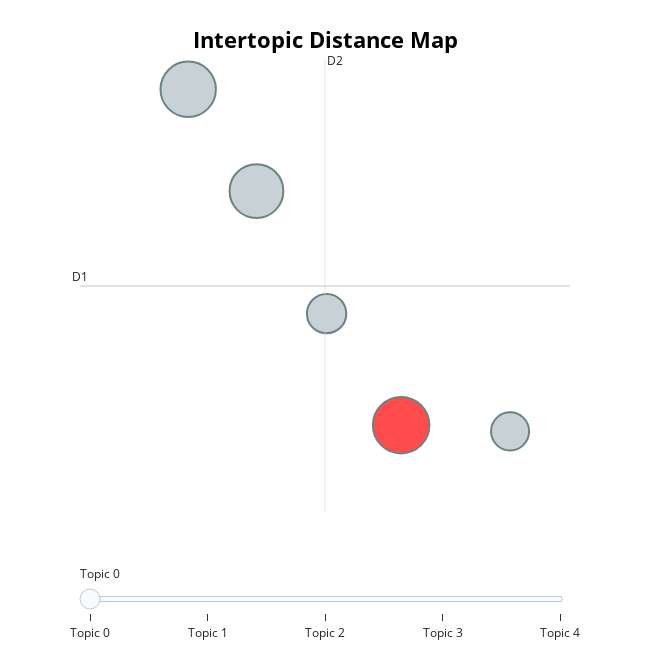

Notebook cell for this chart:
### Code cell
bert_model.visualize_topics()

### Figure 1 — Plotly figure (JSON) as saved in the notebook; plotly's stock layout.template omitted (floating-point values rounded to 4 significant figures)
{"data": [{"customdata": [[0, "wind | farm | wind farm | offshore | offshore wind", 368], [1, "rise | index | dax index | dax | fall", 353], [2, "report | net | profit | outlook | earnings", 333], [3, "dea | gas | egypt | field | production", 178], [4, "patent | method | charge | inventor | german inventor", 167]], "hovertemplate": "<b>Topic %{customdata[0]}</b><br>Words: %{customdata[1]}<br>Size: %{customdata[2]}", "legendgroup": "", "marker": {"color": ["red", "#B0BEC5", "#B0BEC5", "#B0BEC5", "#B0BEC5"], "line": {"color": "DarkSlateGrey", "width": 2}, "size": [368, 353, 333, 178, 167], "sizemode": "area", "sizeref": 0.23, "symbol": "circle"}, "mode": "markers", "name": "", "orientation": "v", "showlegend": false, "type": "scatter", "x": [-3.528, -5.006, -4.532, -4.045, -2.772], "xaxis": "x", "y": [-2.883, -1.061, -1.613, -2.278, -2.917], "yaxis": "y"}], "layout": {"annotations": [{"showarrow": false, "text": "D1", "x": -5.756, "y": -2.128, "yshift": 10}, {"showarrow": false, "text": "D2", "x": -4.056, "xshift": 10, "y": -0.9015}], "height": 650, "hoverlabel": {"bgcolor": "white", "font": {"family": "Rockwell", "size": 16}}, "legend": {"itemsizing": "constant", "tracegroupgap": 0}, "margin": {"t": 60}, "shapes": [{"line": {"color": "#CFD8DC", "width": 2}, "type": "line", "x0": -4.056, "x1": -4.056, "y0": -3.354, "y1": -0.9015}, {"line": {"color": "#9E9E9E", "width": 2}, "type": "line", "x0": -5.756, "x1": -2.356, "y0": -2.128, "y1": -2.128}], "sliders": [{"active": 0, "pad": {"t": 50}, "steps": [{"args": [{"marker.color": [["red", "#B0BEC5", "#B0BEC5", "#B0BEC5", "#B0BEC5"]]}], "label": "Topic 0", "method": "update"}, {"args": [{"marker.color": [["#B0BEC5", "red", "#B0BEC5", "#B0BEC5", "#B0BEC5"]]}], "label": "Topic 1", "method": "update"}, {"args": [{"marker.color": [["#B0BEC5", "#B0BEC5", "red", "#B0BEC5", "#B0BEC5"]]}], "label": "Topic 2", "method": "update"}, {"args": [{"marker.color": [["#B0BEC5", "#B0BEC5", "#B0BEC5", "red", "#B0BEC5"]]}], "label": "Topic 3", "method": "update"}, {"args": [{"marker.color": [["#B0BEC5", "#B0BEC5", "#B0BEC5", "#B0BEC5", "red"]]}], "label": "Topic 4", "method": "update"}]}], "title": {"font": {"color": "Black", "size": 22}, "text": "<b>Intertopic Distance Map", "x": 0.5, "xanchor": "center", "y": 0.95, "yanchor": "top"}, "width": 650, "xaxis": {"anchor": "y", "domain": [0, 1], "range": [-5.756, -2.356], "title": {"text": ""}, "type": "linear", "visible": false}, "yaxis": {"anchor": "x", "domain": [0, 1], "range": [-3.354, -0.9015], "title": {"text": ""}, "type": "linear", "visible": false}}}
